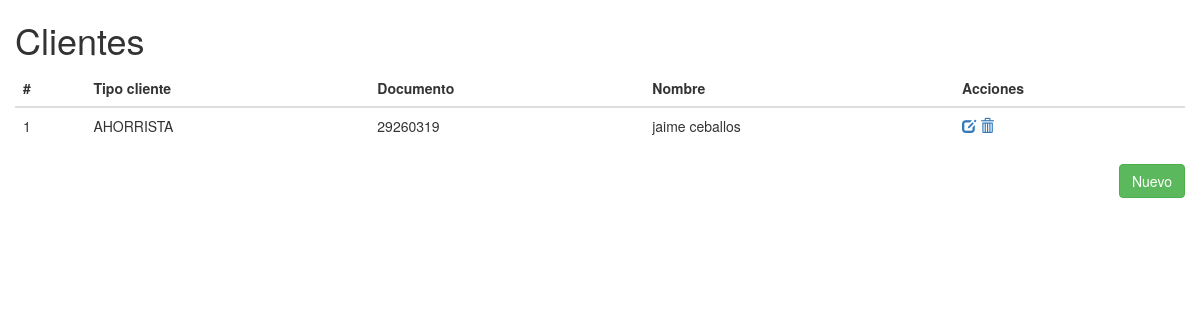
/turnos/cliente/, run on the app's committed database.
### apps/turnos/models.py (models this page shows, shortened)
class Cliente(models.Model):
	tipo_cliente	= models.ForeignKey('TipoCliente',related_name='de_tipo')
	dni				= models.CharField(max_length=10)
	nombre 			= models.CharField(max_length=50)

class TipoCliente(models.Model):
	tipo 		= models.CharField(max_length=50)
	def __unicode__(self):
		return u'%s' % self.tipo.upper()

### apps/turnos/views.py (the view)
def cliente(request):
	listado 	= Cliente.objects.all()
	values={
		'listado' : listado,
	}
	return render_to_response('turnos/cliente.html',values,context_instance = RequestContext(request))

### templates/turnos/cliente.html
{% extends 'index.html' %}
{% block cuerpo %}
 <div class="container-fluid">
 	<h1>Clientes</h1>
	<div class="row">
		<div class="col-md-12">
			<table class="table">
				<thead>
					<tr>
						<th>
							#
						</th>
						<th>
							Tipo cliente
						</th>
						<th>
							Documento
						</th>
						<th>
							Nombre
						</th>
						<th>
							Acciones
						</th>
					</tr>
				</thead>
				<tbody>
					{% for elemento in listado %}
					<tr>
						<td>
							{{ elemento.id }}
						</td>
						<td>
							{{ elemento.tipo_cliente }}
						</td>
						<td>
							{{ elemento.dni }}
						</td>
						<td>
							{{ elemento.nombre }}
						</td>
						<td>
							<a href="{% url 'cliente_edit' elemento.id %}"><i class="glyphicon glyphicon-edit"></i></a>
							<a href="{% url 'cliente_delete' elemento.id %}"><i class="glyphicon glyphicon-trash"></i></a>
						</td>
					</tr>
					{% endfor %}
				</tbody>
			</table>
		</div>
	</div>
	<a href="{% url 'cliente_nuevo' %}" class="btn btn-success pull-right">Nuevo</a>
</div>
{% endblock cuerpo %}

### static/css/styles.css (style rules this page uses)
html,body { margin:0px; height:100%; }

### data on the page
Cliente: id "1", tipo_cliente "AHORRISTA", dni "29260319", nombre "jaime ceballos"
